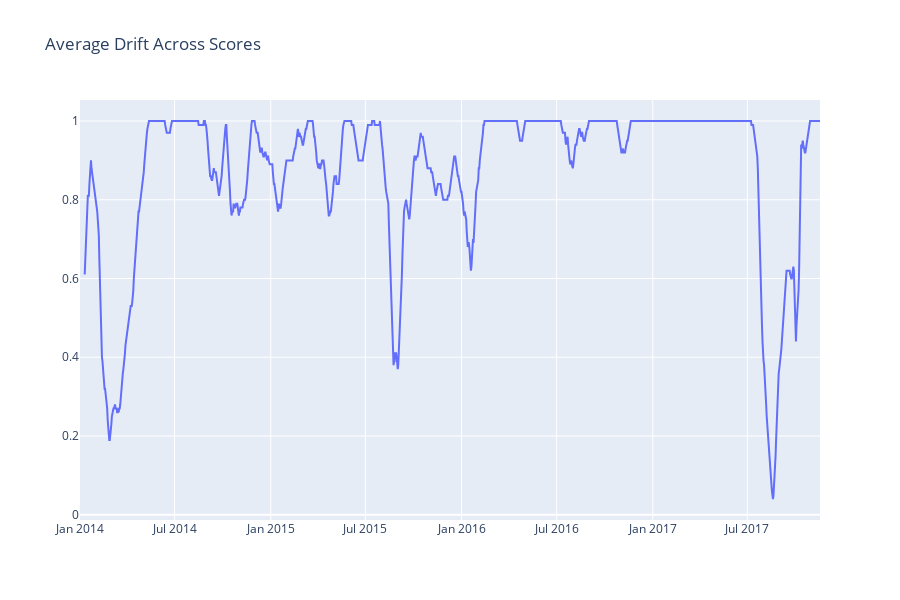

The cell this chart's notebook holds for it:
### Code cell
from plotly.subplots import make_subplots
import plotly.graph_objects as go

N = 10
fig = make_subplots (rows=1, cols=1,shared_xaxes=True, vertical_spacing = 0.05)
graph_view = output.swaplevel(0,-1, axis=1, )
g = graph_view['critical_diff']['ks']
y = (g >0).mean(axis=1)
y = y.rolling(N).mean()
# fig.add_trace(go.Line(x=a.index, y=a[c], 
# customdata=a.values,
# hovertemplate="<br />".join([f"{c}: %{{customdata[{i}]:d}}" for i, c in enumerate(a)]),
# name=c), row=1, col=1)

fig.add_trace(go.Line(x=g.index, y=y, 
# customdata=output_swap[c][hcols].values,
# hovertemplate='distance: %{customdata[0]:.3f}, p_val: %{customdata[3]:.3f}, is_drift:%{customdata[1]:d}, nobs: %{customdata[2]:d}',
name="Merged"), 
row=1, col=1)

# g = graph_view['pval']['ks']
# for c in list(g.columns.to_flat_index()):
#     y = g[c].rolling(N).mean()
#     # fig.add_trace(go.Line(x=a.index, y=a[c], 
#     # customdata=a.values,
#     # hovertemplate="<br />".join([f"{c}: %{{customdata[{i}]:d}}" for i, c in enumerate(a)]),
#     # name=c), row=1, col=1)

#     fig.add_trace(go.Line(x=g.index, y=y, showlegend=False,
#     # customdata=output_swap[c][hcols].values,
#     # hovertemplate='distance: %{customdata[0]:.3f}, p_val: %{customdata[3]:.3f}, is_drift:%{customdata[1]:d}, nobs: %{customdata[2]:d}',
#     name=str(c)), 
#     row=2, col=1)

fig.update_layout(title = "Average Drift Across Scores")
fig.update_layout(hovermode="x unified")
fig.update_layout(height=600)
fig.show()

### Figure 1 — Plotly figure (JSON) as saved in the notebook; plotly's stock layout.template omitted (floating-point values rounded to 4 significant figures; data arrays with more than 128 entries replaced by an {"elided": "..."} marker saying what was removed)
{"data": [{"name": "Merged", "type": "scatter", "x": {"elided": "1417 str values"}, "xaxis": "x", "y": {"elided": "1417 float values"}, "yaxis": "y"}], "layout": {"height": 600, "hovermode": "x unified", "title": {"text": "Average Drift Across Scores"}, "xaxis": {"anchor": "y", "domain": [0, 1]}, "yaxis": {"anchor": "x", "domain": [0, 1]}}}
